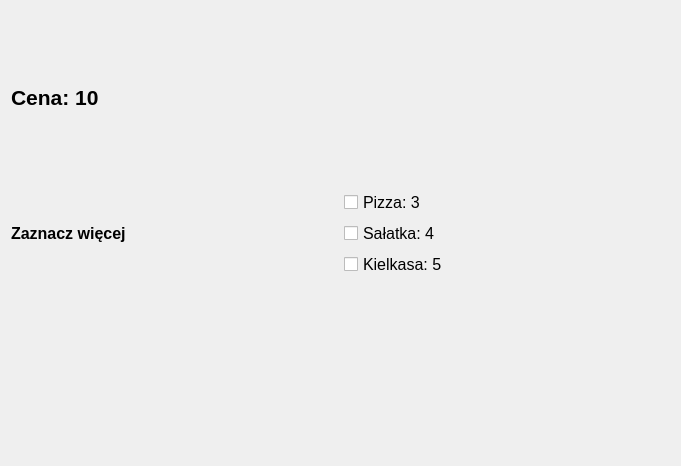
<?xml version="1.0" encoding="UTF-8"?>
<ui version="4.0">
 <class>Dialog</class>
 <widget class="QDialog" name="Dialog">
  <property name="geometry">
   <rect>
    <x>0</x>
    <y>0</y>
    <width>681</width>
    <height>466</height>
   </rect>
  </property>
  <property name="windowTitle">
   <string>Dialog</string>
  </property>
  <layout class="QVBoxLayout" name="verticalLayout_2">
   <item>
    <widget class="QLabel" name="label">
     <property name="font">
      <font>
       <pointsize>16</pointsize>
       <weight>75</weight>
       <bold>true</bold>
      </font>
     </property>
     <property name="text">
      <string>Cena: 10</string>
     </property>
    </widget>
   </item>
   <item>
    <layout class="QHBoxLayout" name="horizontalLayout">
     <item>
      <widget class="QLabel" name="label_2">
       <property name="font">
        <font>
         <pointsize>12</pointsize>
         <weight>75</weight>
         <bold>true</bold>
        </font>
       </property>
       <property name="text">
        <string>Zaznacz więcej</string>
       </property>
      </widget>
     </item>
     <item>
      <layout class="QVBoxLayout" name="verticalLayout">
       <item>
        <widget class="QCheckBox" name="checkBox_pizza">
         <property name="font">
          <font>
           <pointsize>12</pointsize>
          </font>
         </property>
         <property name="text">
          <string>Pizza: 3</string>
         </property>
        </widget>
       </item>
       <item>
        <widget class="QCheckBox" name="checkBox_salad">
         <property name="font">
          <font>
           <pointsize>12</pointsize>
          </font>
         </property>
         <property name="text">
          <string>Sałatka: 4</string>
         </property>
        </widget>
       </item>
       <item>
        <widget class="QCheckBox" name="checkBox_sausage">
         <property name="font">
          <font>
           <pointsize>12</pointsize>
          </font>
         </property>
         <property name="text">
          <string>Kielkasa: 5</string>
         </property>
        </widget>
       </item>
      </layout>
     </item>
    </layout>
   </item>
   <item>
    <widget class="QLabel" name="label_result">
     <property name="font">
      <font>
       <pointsize>14</pointsize>
       <weight>75</weight>
       <bold>true</bold>
      </font>
     </property>
     <property name="text">
      <string/>
     </property>
    </widget>
   </item>
  </layout>
 </widget>
 <resources/>
 <connections/>
</ui>
